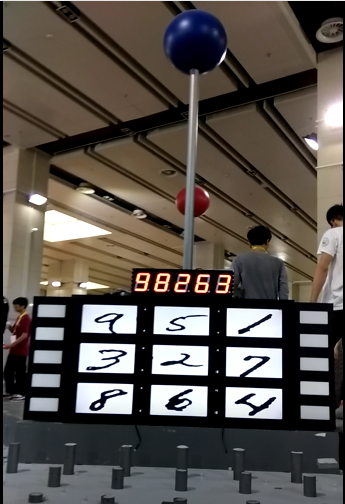
#> input picture 1.jpg, 345 x 504 px
$ python new.py
#> lines starting #> are read from the running program, lines starting #| are printed output that depends on the picture
#> further down, img is the input picture: PIL image 345x504 RGB; mean R, G, B 87.3, 80.8, 74.7
import matplotlib.pyplot as plt
import pylab
import cv2
import numpy as np
from PIL import Image

def __getYData(data,y1,y2):
    """
    y1必须小于y2
    获取data数组内，第1个维度y1-y2的数据
    返回一个numpy数组,shape = [y2-y1][len(data[0])]
    """
    w,h = data.shape
    back_data = np.zeros((y2-y1,len(data[0])))
    y_index = 0
    while y_index != y2 - y1:
        for x in range(h):
            back_data[y_index][x] = data[y_index + y1][x]
        y_index += 1
    return back_data

def __getXData(data,x1,x2):
    """
    x1必须小于x2
    获取data数组内，第2个维度x1-x2的数据
    返回一个numpy数组,shape = [len(data)][x2-x1]
    """
    w,h = data.shape
    back_data = np.zeros((len(data),x2-x1))
    x_index = 0
    while x_index != x2 - x1:
        for y in range(w):
            back_data[y][x_index] = data[y][x_index + x1]
        x_index += 1
    return back_data


def findWordRect(img,min_height = 12):
    """
    img为需要处理的图像
    min_height 为字符区域的最小高度
    返回参数为一个字典的列表
    字典内:
    'x1','y1'为左上角坐标
    'x2','y2'为右下角坐标
    """
#> called with min_height = 12
    # 获取图像大小
    w,h = img.size
#> w = 345; h = 504
    img = img.getdata()
    img = np.array(img,dtype = np.uint8)
    img = np.reshape(img,(h,w,3))
    # debug
    # print(w,h)
    # 显示读取的图片
    # plt.imshow(img)
    # pylab.show()
    # 设置是卷积核
    fil = np.array([[ 0,-1, 0],
                    [ -1, 4, -1],
                    [  0, -1, 0]])
    #使用opencv的卷积函数
    res = cv2.filter2D(img,-1,fil)
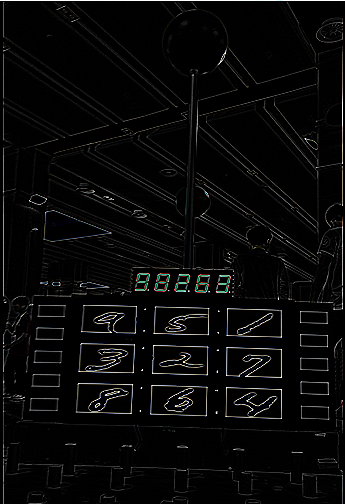
#> res: shape (504, 345, 3); mean R, G, B 8.8, 8.8, 8.7
    img = Image.fromarray(res)
    img = img.convert('L')
#> img: PIL image 345x504 L
    # debug
    # img.show()
    data = img.getdata()
    data = np.array(data,dtype = np.uint8)
    data = np.reshape(data,(h,w))
    # x_data = np.zeros((w,1))
    y_data = np.zeros((h,1))
#> y_data = 504 values from 0 to 0
    for x_line in range(w):
        for y_line in range(h):
            # x_data[x_line] += data[y_line][x_line]
            y_data[y_line] += data[y_line][x_line]
#> after the loop, y_data = 504 values, max 87835 at index 0, min 0 at index 1, mean 3040.1
    # debug
    #print(x_data)
    #print(y_data)
    sum = 0
    for i in range(h):
        sum += y_data[i]
#> this loop made 504 passes
#> sum on passes 1 to 3: [87835], [87835], [88553]
#> after the loop, sum = [1532231]
    # arg_x = sum / w
    arg_y = sum / h
#> arg_y = [3040.1]
    y_result = []
    # 字符区块的最大高度
    # 区域越黑则值越大
    max_height = 0
    for i in range(h):
        if arg_y > y_data[i]:
            if max_height >= min_height:
                y_result.append({'y1':i - max_height,'y2' : i})
            max_height = 0
            continue
        else:
            max_height += 1
#> after the loop, y_result = 4 items
    result = []
    for one_dic in y_result:
        d = __getYData(data,one_dic['y1'],one_dic['y2'])
        check_d = np.zeros((w,1))
        for x in range(w):
            for y in range(one_dic['y2']-one_dic['y1']):
                check_d[x] += d[y][x]
        for i in range(w):
            if check_d[i] > w/h:
                for j in range(w):
                    if check_d[w-j-1] > w/h:
                        result.append({'x1':i,'y1':one_dic['y1'],'x2':w-j-1,'y2':one_dic['y2']})
                        break
                    else:
                        continue
                break
            else:
                continue
#> this loop made 4 passes
#> one_dic on passes 1 to 4: {'y1': 273, 'y2': 294}, {'y1': 305, 'y2': 337}, {'y1': 343, 'y2': 378}, {'y1': 382, 'y2': 419}
#> pass 1, in findWordRect, `d = __getYData(data,one_dic['y1'],one_dic['y2'])`:
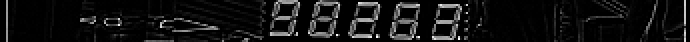
#> d: shape (21, 345) float64 (shown 2 times larger); min 0, max 255, mean 18.5
#> pass 2, in findWordRect, `d = __getYData(data,one_dic['y1'],one_dic['y2'])`:
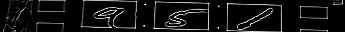
#> d: shape (32, 345) float64; min 0, max 255, mean 17.9
#> after the loop, result = 4 items
    return result

if __name__ == '__main__':
    e1 = cv2.getTickCount()
    img = Image.open("1.jpg")
    result = findWordRect(img)
#> result = 4 items
    e2 = cv2.getTickCount()
    time = (e2 - e1)/ cv2.getTickFrequency()
    print(result)
#| [{'x1': 3, 'y1': 273, 'x2': 342, 'y2': 294}, {'x1': 3, 'y1': 305, 'x2': 342, 'y2': 337}, {'x1': 3, 'y1': 343, 'x2': 342, 'y2': 378}, {'x1': 3, 'y1': 382, 'x2': 342, 'y2': 419}]
    print(time)
    for one_dic in result:
        new_img = img.crop((one_dic['x1'],one_dic['y1'],one_dic['x2'],one_dic['y2']))
        new_img.show()
#> this loop made 4 passes
#> one_dic on passes 1 to 4: {'x1': 3, 'y1': 273, 'x2': 342, 'y2': 294}, {'x1': 3, 'y1': 305, 'x2': 342, 'y2': 337}, {'x1': 3, 'y1': 343, 'x2': 342, 'y2': 378}, {'x1': 3, 'y1': 382, 'x2': 342, 'y2': 419}
#> pass 1, `new_img = img.crop((one_dic['x1'],one_dic['y1'],one_dic['x2'],one_dic[..`:
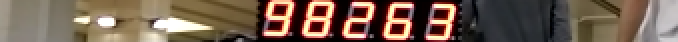
#> new_img: PIL image 339x21 RGB (shown 2 times larger); mean R, G, B 116.1, 95.7, 80.1
#> pass 2, `new_img = img.crop((one_dic['x1'],one_dic['y1'],one_dic['x2'],one_dic[..`:
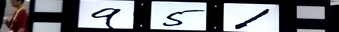
#> new_img: PIL image 339x32 RGB; mean R, G, B 118.8, 121.1, 126.2
#> pass 3, `new_img = img.crop((one_dic['x1'],one_dic['y1'],one_dic['x2'],one_dic[..`:
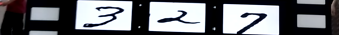
#> new_img: PIL image 339x35 RGB; mean R, G, B 110.1, 111.8, 115.9
#> after the loop:
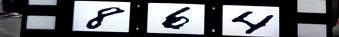
#> new_img: PIL image 339x37 RGB; mean R, G, B 105.5, 108, 112.5
